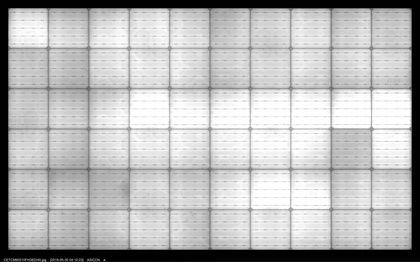
%> input picture cell10.jpg, 420 x 262 px, shrunk from 6240 x 3898 before the run
$ octave --eval "result = Evaluation(imread('cell10.jpg'));"   (GNU Octave 9; MATLAB toolbox functions it lacks are replaced by stand-ins)
%> lines starting %> are read from the running program, lines starting %| are printed output that depends on the picture
### Evaluation Criteria/std.m
function Std=std(A)
% A=imread('clockNSST2.tif');
A=A.*255;
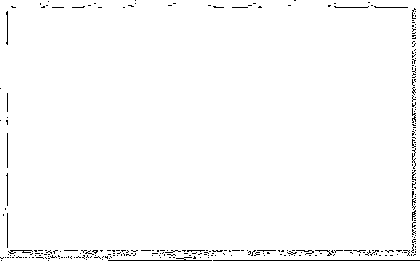
%> A: size 262x420x3 uint8; 98.3% white; black in thin lines or dots
ss=size(A);
%> ss = [262 420 3]
sum=0;
for i=1:ss(1)
    for j=1:ss(2)
        sum=sum+double(A(i,j));
    end
end
%> after the loop, sum = 27583095
mean=sum/(ss(1)*ss(2));
%> mean = 250.7
sum2=0;
for i=1:ss(1)
    for j=1:ss(2)
        a=double(A(i,j))-mean;
        sum2=sum2+a^2;
    end
end
%> after the loop, sum2 = 119593171
Std=sqrt(double(sum2/(ss(1)*ss(2))));
%> Std = 32.97

### Evaluation Criteria/avg_gradient.m
function outval = avg_gradient(img)
% OUTVAL = AVG_GRADIENT(IMG)
 img=img.*255;
if nargin == 1
    img = double(img);
%> img: size 262x420x3 double; 98.3% white; black in thin lines or dots
    % Get the size of img
    [r,c,b] = size(img);
%> r = 262; c = 420; b = 3

    dx = 1;
    dy = 1;
    for k = 1 : b
        band = img(:,:,k);
        [dzdx,dzdy] = gradient(band,dx,dy);
        s = sqrt((dzdx .^ 2 + dzdy .^2) ./ 2);
        g(k) = sum(sum(s)) / ((r - 1) * (c - 1));
    end
%> this loop made 3 passes
%> pass 1, in avg_gradient, `[dzdx,dzdy] = gradient(band,dx,dy);`:
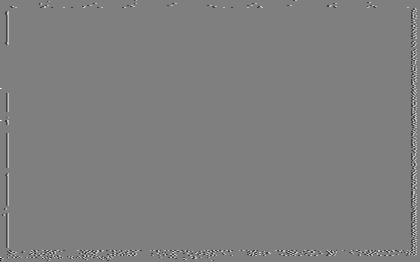
%> dzdx: size 262x420 double; min -255, max 255, mean 0; drawn with min black and max white
%> pass 1, in avg_gradient, `[dzdx,dzdy] = gradient(band,dx,dy);`:
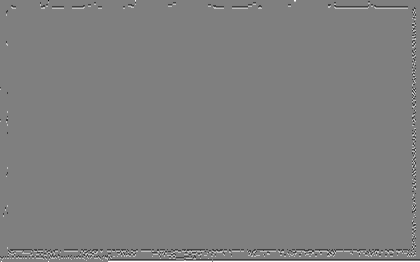
%> dzdy: size 262x420 double; min -255, max 255, mean 0.4; drawn with min black and max white
%> pass 1, in avg_gradient, `s = sqrt((dzdx .^ 2 + dzdy .^2) ./ 2);`:
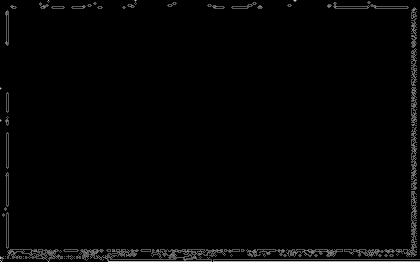
%> s: size 262x420 double; min 0, max 201.6, mean 4
%> after the loop, g = [4.01 4.01 4.01]
    outval = mean(g);
%> outval = 4.01
else
    error('Wrong number of input!');
end

### Evaluation Criteria/entropy.m
function E = entropy(varargin)
%ENTROPY Entropy of an intensity image.
%   E = ENTROPY(I) returns E, a scalar value representing the entropy of an
%   intensity image.  Entropy is a statistical measure of randomness that can be
%   used to characterize the texture of the input image.  Entropy is defined as
%   -sum(p.*log(p)) where p contains the histogram counts returned from IMHIST.
%
%   ENTROPY uses 2 bins in IMHIST for logical arrays and 256 bins for
%   uint8, double or uint16 arrays.
%
%   I can be multidimensional image. If I has more than two dimensions,
%   it is treated as a multidimensional intensity image and not as an RGB image.
%
%   Class Support
%   -------------
%   I must be logical, uint8, uint16, or double, and must be real, nonempty,
%   and nonsparse. E is double.
%
%   Notes
%   -----
%   ENTROPY converts any class other than logical to uint8 for the histogram
%   count calculation so that the pixel values are discrete and directly
%   correspond to a bin value.
%
%   Example
%   -------
%       I = imread('circuit.tif');
%       E = entropy(I)
%
%   See also IMHIST, ENTROPYFILT.

%   Copyright 1993-2004 The MathWorks, Inc.
%   $Revision: 1.1.8.1 $  $Date: 2004/08/10 01:39:21 $

%   Reference:
%      Gonzalez, R.C., R.E. Woods, S.L. Eddins, "Digital Image Processing
%      using MATLAB", Chapter 11.

I = ParseInputs(varargin{:});
%> in ParseInputs, I is the input picture: size 262x420x3 uint8; min 0, max 255, mean 185.3
%  I=varargin;
if ~islogical(I)
  I = im2uint8(I);
end
%
% calculate histogram counts
p = imhist(I(:));
%> p = 256 values, max 25224 at index 2, min 0 at index 11, mean 1289.5

% remove zero entries in p
p(p==0) = [];

% normalize p so that sum(p) is one.
p = p ./ numel(I);
%> p = 252 values, max 0.0764 at index 2, min 9.09e-06 at index 10, mean 0.00397

E = -sum(p.*log2(p));
%> E = 6.66
%> `result = Evaluation(imread('cell10.jpg'));`: result = [32.97 4.01 6.66]

%%%%%%%%%%%%%%%%%%%%%%%%%%%%%%%%%%%%%%%%%%%%%%
function I = ParseInputs(varargin)

iptchecknargin(1,1,nargin,mfilename);

iptcheckinput(varargin{1},{'uint8','uint16', 'double', 'logical'},...
              {'real', 'nonempty', 'nonsparse'},mfilename, 'I',1);

I = varargin{1};

### Evaluation.m
function [Result]=Evaluation(imag)
% [sd ag en delta]
% sd ag en delta
Result=zeros(1,3);
% im1=std(imag(:,:,1));
% im2=std(imag(:,:,2));
% im3=std(imag(:,:,3));
Result(1,1)=std(imag);  %% STD
% sd=Result(1,1);
Result(1,2)=avg_gradient(imag);  %% IE
% ag=Result(1,2);
Result(1,3)= entropy(imag);  %% QAB/F
% [4 lines of commented-out code are left out]
disp('||   STD   ||   AG   ||   EN  ||')
% disp('||   STD   ||   AG   ||   EN  ||  delta ||')

$ run again, on cell12.jpg
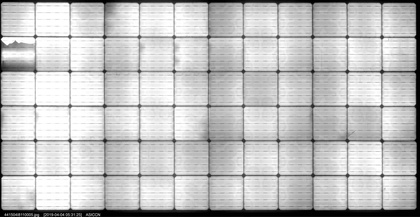
%> input picture cell12.jpg, 420 x 217 px, shrunk from 5454 x 2812 before the run
%> in std, `A=A.*255;`:
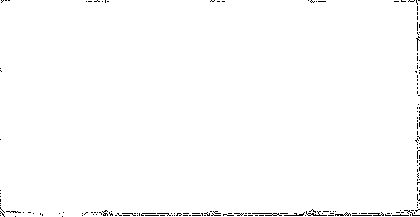
%> A: size 217x420x3 uint8; 99% white; black in thin lines or dots
%> after the loop in std, `for i=1:ss(1)`: sum = 23011710
%> mean = 252.5
%> after the loop in std, `for i=1:ss(1)`: sum2 = 57817110.7
%> Std = 25.19
%> img: size 217x420x3 double; 99% white; black in thin lines or dots
%> the loop in avg_gradient, `for k = 1 : b` made 3 passes
%> pass 1, in avg_gradient, `s = sqrt((dzdx .^ 2 + dzdy .^2) ./ 2);`:
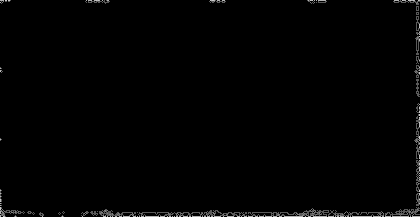
%> s: size 217x420 double; min 0, max 201.6, mean 2.4
%> after the loop in avg_gradient, `for k = 1 : b`: g = [2.38 2.38 2.38]
%> outval = 2.38
%> in ParseInputs, I is the input picture: size 217x420x3 uint8; min 0, max 255, mean 194.5
%> in entropy, `p = imhist(I(:));`: p = 256 values, max 10086 at index 256, min 57 at index 50, mean 1068
%> in entropy, `p = p ./ numel(I);`: p = 256 values, max 0.0369 at index 256, min 0.000208 at index 50, mean 0.00391
%> E = 7.12
%> result = [25.19 2.38 7.12]
